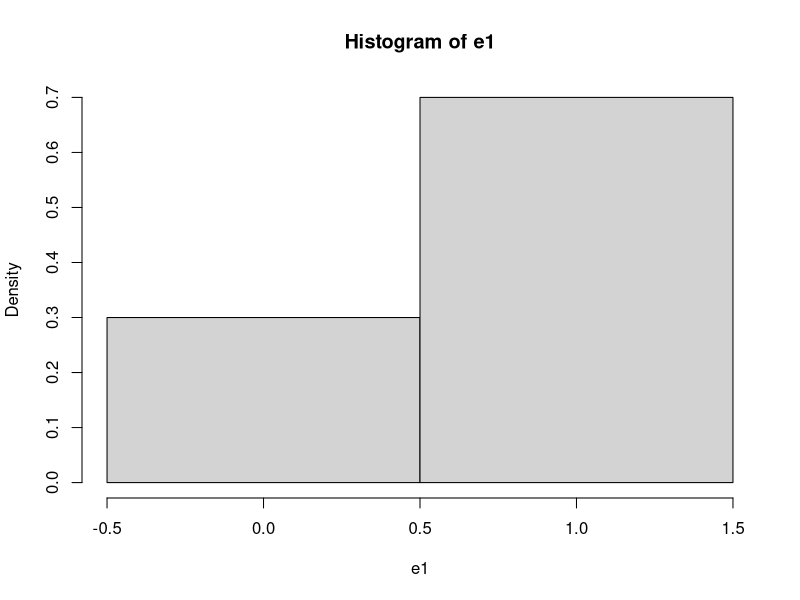
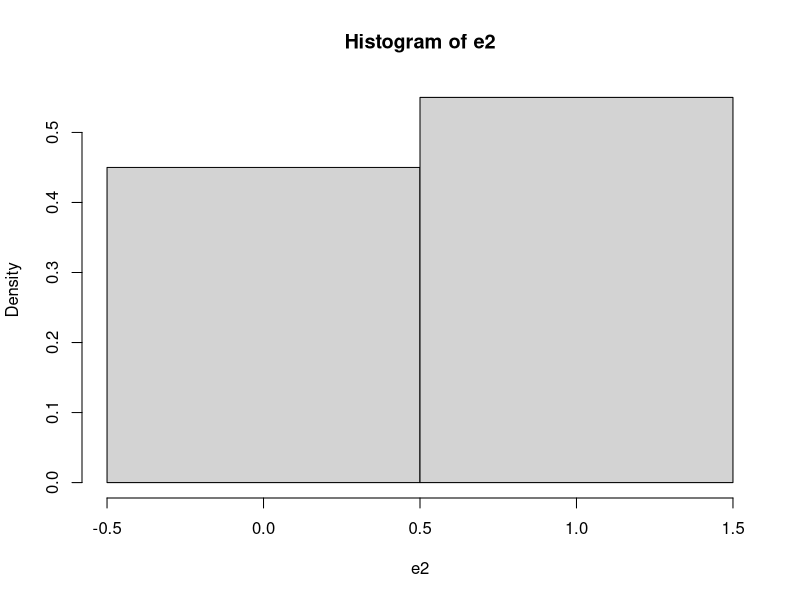
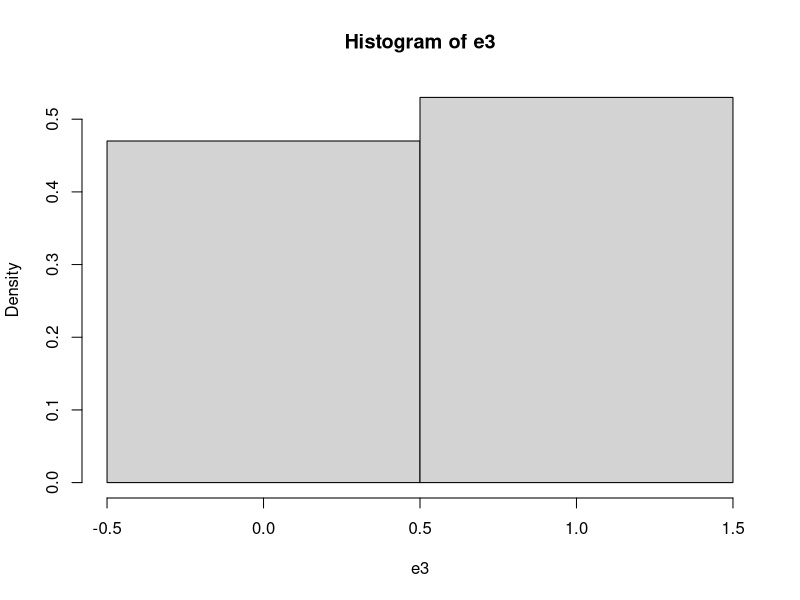
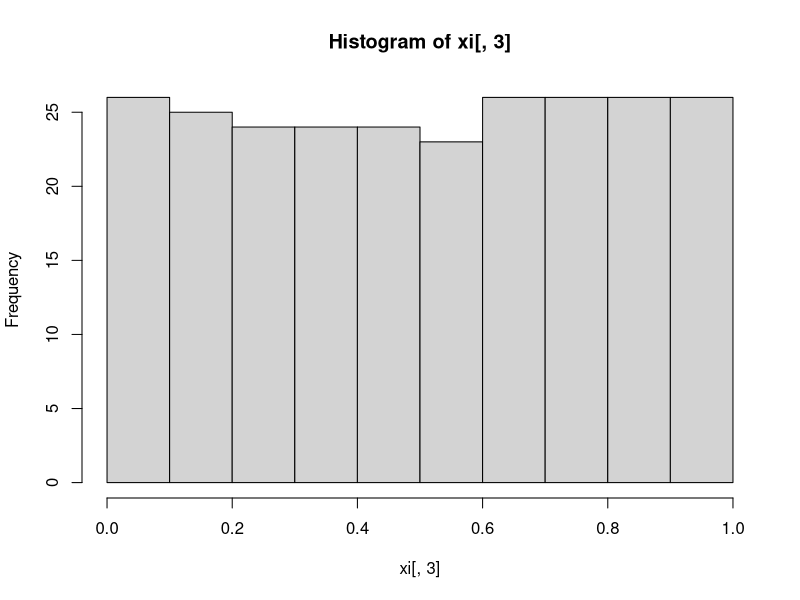
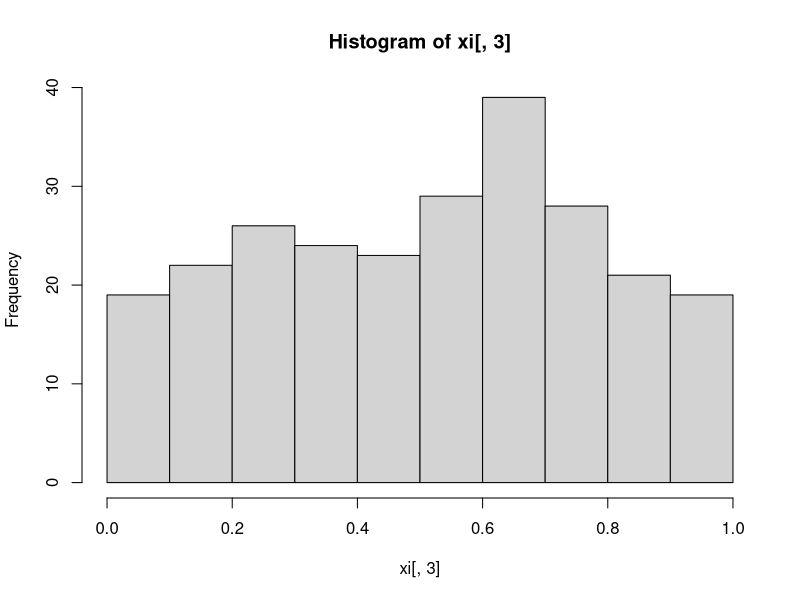
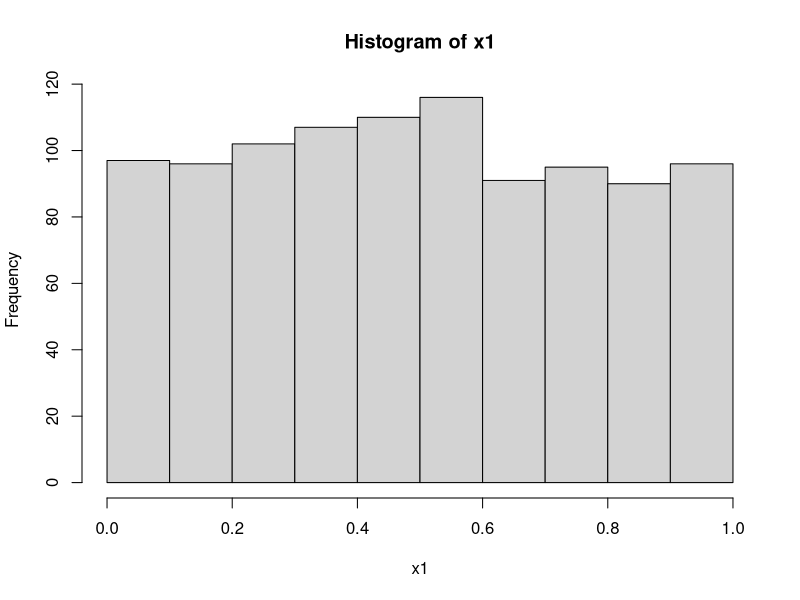

These figures' R source, in order: (Note: this script raises an error after producing the figures.)
## ---- chunk 1
#                      -=( Install & Load Package Function )=-
install_load <- function (package1, ...)  {   

   # convert arguments to vector
   packages <- c(package1, ...)

   # start loop to determine if each package is installed
   for(package in packages){

       # if package is installed locally, load
       if(package %in% rownames(installed.packages()))
          do.call('library', list(package))

       # if package is not installed locally, download, then load
       else {
          install.packages(package)
          do.call("library", list(package))
       }
   } 
}

install_load("MASS")

path <- function() gsub  ( "\\\\",  "/",  readClipboard ()  )
#Copy path, Panggil function di console
#Copy r path, paste ke var yang diinginkan
## ---- chunk 2
require("knitr")
opts_knit$set(root.dir = "C:/Users/Fathan/Documents/Obsidian Vault/2. Kuliah/Smt 6/1. Metode Simulasi dan Resampling")
## ---- chunk 3
FlipCoin <- function(n) sample(0:1, n, rep=T) 
n <- 10
e1 <- FlipCoin(n) 
e1 
## ---- chunk 4
cat("Banyaknya tail :", sum(e1==0), "dan Peluangnya :", sum(e1==0)/n,
    "\nBanyaknya head :", sum(e1==1), "dan Peluangnya :", sum(e1==1)/n)
## ---- chunk 5
hist(e1,breaks=c(-0.5, 0.5, 1.5), prob=T) 
## ---- chunk 6
#Menggunakan function sebelumnya
n <- 28 
gb <- FlipCoin(n)
gb

g = 0; b=0; B=0
for(i in 1:n){
  if(gb[i] == 1){
    g <- g+1
    b <- 0
  } else{
    b <- b+1
  }
  
  if(b==4){
    B <- B+1
    b <- 0
  }
}

cat("Banyaknya anak perempuan :", g,
    "\nBanyaknya 4 anak tanpa perempuan :", B, 
    "\nPeluangnya :", g/(g+B))
## ---- chunk 7
RollDie <- function(n) sample(1:6, n, rep=T)
n <- 50
d1 <- RollDie(n)
d1
## ---- chunk 8
cat("Banyaknya tail :", sum(d1==3), "dan Frekuensi Relatifnya :", sum(d1==3)/n)
## ---- chunk 9
n <- 100
e2 <- FlipCoin(n) 
cat("Banyaknya tail :", sum(e2==0), "dan Frekuensi Relatifnya :", sum(e2==0)/n,
    "\nBanyaknya head :", sum(e2==1), "dan Frekuensi Relatifnya :", sum(e2==1)/n)
## ---- chunk 10
hist(e2, breaks=c(-0.5, 0.5, 1.5), prob=T)
## ---- chunk 11
n <- 500
e3 <- FlipCoin(n) 
cat("Banyaknya tail :", sum(e3==0), "dan Peluangnya :", sum(e3==0)/n,
    "\nBanyaknya head :", sum(e3==1), "dan Peluangnya :", sum(e3==1)/n)
## ---- chunk 12
hist(e3, breaks=c(-0.5, 0.5, 1.5), prob=T)
## ---- chunk 13
Dice <- function(n){
  d <- RollDie(n)
  rolls <- numeric(0)
  for(i in 1:6) rolls = c(rolls, sum(d==i)/n)
return(rolls)
}

RollingDice <- data.frame(
  rolls.200 = Dice(200),
  rolls.1000 = Dice(1000)
) 
rownames(RollingDice) <- paste0("RF.", 1:6)
print(RollingDice)
## ---- chunk 14
x0 <-78 
n <- 250
a <- 1598
b <- 17
m <- 1000

xi <- matrix (NA , n, 3 )
colnames (xi) <-c( "aX(i-1)+b", "Xi", "Ui") 
for  (i in 1 :n){
  xi[i,1] <- (a * x0 + b) 
  xi[i,2] <- xi[i, 1]%%m 
  xi[i,3] <- xi[i, 2]/m 
  x0 <- xi[i,2]
}
hist(xi[,3])

cbind("i"=1:20,    "Xi"=xi[1:20,2], 
      "i"=101:120, "Xi"=xi[101:120,2], 
      "i"=201:220, "Xi"=xi[201:220,2])
## ---- chunk 15
x0 <-73 
n <- 250
a <- 17
b <- 7
m <- 1024

xi <- matrix (NA , n, 3 )
colnames (xi) <-c( "aX(i-1)+b", "Xi", "Ui") 
for  (i in 1 :n){
  xi[i,1] <- (a * x0 + b) 
  xi[i,2] <- xi[i, 1]%%m 
  xi[i,3] <- xi[i, 2]/m 
  x0 <- xi[i,2]
}
hist(xi[,3])

cbind("i"=1:20,    "Xi"=xi[1:20,2], 
      "i"=101:120, "Xi"=xi[101:120,2], 
      "i"=201:220, "Xi"=xi[201:220,2])
## ---- chunk 16
n <- 1000
x1 <- 0.9
for(i in 2:n) x1[i] <- (pi + x1[i-1])^5%%1

hist(x1)

cbind("i"=1:20,    "Xi"=xi[1:20,2], 
      "i"=101:120, "Xi"=xi[101:120,2], 
      "i"=201:220, "Xi"=xi[201:220,2])
## ---- chunk 17
install_load('readxl','dplyr','kableExtra','DT')
raw.data <- read_xlsx("Data pert 2.xlsx")
data <- raw.data
## ---- chunk 18
i <- 1000
p <- .65
X <- runif(i)
Y <- NULL
for (z in 1:i) ifelse (X[z] <= p, Y[z] <- 1, Y[z] <- 0)
(tabel <- table(Y)/length(Y))
barplot(tabel, main="Bernoulli")

i <- 1000
p <- .65
X <- runif(i)
Y <- (X <= p)+0
(tabel <- table(Y)/length(Y))
barplot(tabel, main="Bernoulli")
## ---- chunk 19
i <- 1000 
N <- 4
X <- runif(i) 
DU <- NULL
for (z in 1:i){
  if (X[z]<=1/N) DU[z]<-1
    else if (X[z]<=2/N) DU[z]<-2  
    else if (X[z]<=3/N) DU[z]<-3
  else DU[z] <- 4 
}
(tabel <- table(DU)/length(DU)) 
barplot(tabel, main="Seragam Diskret")


i <- 1000 
N <- 4
X <- runif(i)
DU <- as.numeric(cut(X, breaks=c(0, 1/N, 2/N, 3/N, 1),  
include.lowest = T))
(tabel <- table(DU)/length(DU)) 
barplot(tabel, main="Seragam Diskret")
i <- 1000  
N <- 4
X <- runif(i)
DU <- 1 +floor(N*X)
(tabel <- table(DU)/length(DU))  
barplot(tabel, main="Seragam Diskret")
## ---- chunk 20
#Binomial (5,0.65) 
i <- 1000
n <- 5  
p <- .65
Binom <- NULL  
for (z in 1:i){
  m <- 0
  for (k in 1:n){
    y <- (runif(1) <= p) +0  
    m <- m+y
  }
  Binom[z] <- m 
}
(tabel <- table(Binom)/length(Binom))  
barplot(tabel, main="Binomial")

#Binomial (3,0.5)  
i <- 1000
X <- runif(i)
Binom <- as.numeric(cut(X, breaks=c(0, 1/8, 4/8, 7/8, 1),  
include.lowest = T)) -1
(tabel <- table(Binom)/length(Binom)) 
barplot(tabel, main="Binomial")
## ---- chunk 21
set.seed(123)
geom <- rgeom(1000, prob = 0.2)

cat("Geometric Distribution (p = 0.2):\n")
head(geom)
hist(geom)
## ---- chunk 22
nbinom <- rnbinom(1000, size = 5, prob = 0.3)

cat("\nNegative Binomial Distribution (size = 5, prob = 0.3):\n")
head(nbinom)
hist(nbinom)
## ---- chunk 23
i <- 1000
lambda <- 3 
U <- runif(i)
X <- -log(U)/lambda  
hist(X)
## ---- chunk 24
#Gamma(α=5,β=3)  
i <- 1000
lambda <- 3 
alpha <- 5
U <- log(runif(i*alpha))  
Um <- matrix(U, i)
Y <- apply(Um, 1, sum) 
Gama <- -Y/lambda  
hist(Gama)
## ---- chunk 25
#chi-square(10)  
i <- 1000
lambda <- 2 
alpha <- 5
U <- log(runif(i*alpha))  
Um <- matrix(U, i)
Y <- apply(Um, 1, sum) 
chi <- -Y/lambda  
hist(chi)

#chi-square(11)  
i <- 1000
lambda <- 2 
alpha <- 5
U <- log(runif(i*alpha))  
Um <- matrix(U, i)
Y <- apply(Um, 1, sum) 
chi <- -Y/lambda
chi <- chi +(rnorm(i))^2  
hist(chi)
## ---- chunk 26
#Poisson(1) melalui ekponensial  
i <- 1000
lambda <- 1  
K <- NULL
for (z in 1:i){ 
  sk <- 0  
  k <- 0
  while (sk<=1){
    u <- runif(1)
    y <- -log(u)/lambda 
    sk <- y+sk
    k <- k+1 
  }
  K[z] <- k-1 
}
(tabel <- table(K)/length(K)) 
barplot(tabel)

#Poisson(1) melalui seragam  
i <- 1000
lambda <- 1  
K <- NULL
for (z in 1:i){ 
  k <- 0
  sk <- 1
  while(sk >= exp(-lambda)){  
    u <- runif(1)
    sk <- sk*u 
    k <- k+1
  } 
  K[z] <- k
}
(tabel <- table(K)/length(K)) 
barplot(tabel)
## ---- chunk 27
#Membangkitkan Data Gamma(5,1) 
set.seed(123)
X=rgamma(100,5,scale = 1) 
head(X)
plot(density(X))
## ---- chunk 28
set.seed(15)
k<-1000 # ulangan

n<-10 #banyak sampel
x11<-matrix(rnorm(n*k),k) #bangkitkan sampel
x11<-apply(x11,1,mean) #simpan rataan
hist(x11, main = "Sebaran Percontohan Normal 10 Sampel"); mean(x11); var(x11)
## ---- chunk 29
set.seed(15)
k<-1000 # ulangan

n<-30 #banyak sampel
x12<-matrix(rnorm(n*k),k) #bangkitkan sampel
x12<-apply(x12,1,mean) #simpan rataan
hist(x12, main = "Sebaran Percontohan Normal 30 Sampel"); mean(x12); var(x12)
## ---- chunk 30
set.seed(15)
k<-1000 # ulangan

n<-100 #banyak sampel
x13<-matrix(rnorm(n*k),k) #bangkitkan sampel
x13<-apply(x13,1,mean) #simpan rataan
hist(x13, main = "Sebaran Percontohan Normal 100 Sampel"); mean(x13); var(x13)
## ---- chunk 31
set.seed(15)
k<-1000 # ulangan

n<-10 #banyak sampel
x21<-matrix(rexp(n*k),k) #bangkitkan sampel
x21<-apply(x21,1,mean) #simpan rataan
hist(x21, main = "Sebaran Percontohan Eksponensial 10 Sampel"); mean(x21); var(x21)
## ---- chunk 32
set.seed(15)
k<-1000 # ulangan

n<-30 #banyak sampel
x22<-matrix(rexp(n*k),k) #bangkitkan sampel
x22<-apply(x22,1,mean) #simpan rataan
hist(x22, main = "Sebaran Percontohan Eksponensial 30 Sampel") ; mean(x22); var(x22)
## ---- chunk 33
set.seed(15)
k<-1000 # ulangan

n<-100 #banyak sampel
x23<-matrix(rexp(n*k),k) #bangkitkan sampel
x23<-apply(x23,1,mean) #simpan rataan
hist(x23, main = "Sebaran Percontohan Eksponensial 100 Sampel"); mean(x23); var(x23)
## ---- chunk 34
set.seed(15)
k<-1000 # ulangan

n<-10 #banyak sampel
x31<-matrix(runif(n*k),k) #bangkitkan sampel
x31<-apply(x31,1,mean) #simpan rataan
hist(x31, main = "Sebaran Percontohan Seragam 10 Sampel"); mean(x31); var(x31)
## ---- chunk 35
set.seed(15)
k<-1000 # ulangans

n<-30 #banyak sampel
x32<-matrix(runif(n*k),k) #bangkitkan sampel
x32<-apply(x32,1,mean) #simpan rataan
hist(x32, main = "Sebaran Percontohan Seragam 30 Sampel"); mean(x32); var(x32)
## ---- chunk 36
set.seed(15)
k<-1000 # ulangan

n<-100 #banyak sampel
x33<-matrix(runif(n*k),k) #bangkitkan sampel
x33<-apply(x33,1,mean) #simpan rataan
hist(x33, main = "Sebaran Percontohan Seragam 100 Sampel"); mean(x33); var(x33)
## ---- chunk 37
par(mfrow=c(3,3))
hist(x11, main = "Normal 10 Sampel",xlim = c(-2,2));hist(x12, main = "Normal 30 Sampel",xlim = c(-2,2));hist(x13, main = "Normal 100 Sampel",xlim = c(-2,2));
hist(x21, main = "Eksponensial 10 Sampel",xlim = c(0,2));hist(x22, main = "Eksponensial 30 Sampel",xlim = c(0,2));hist(x23, main = "Eksponensial 100 Sampel",xlim = c(0,2));
hist(x31, main = "Seragam 10 Sampel",xlim = c(0,1));hist(x32, main = "Seragam 30 Sampel",xlim = c(0,1));hist(x33, main = "Seragam 100 Sampel",xlim = c(0,1))
## ---- chunk 38
y1<-rnorm(1000000)
y2<-rexp(1000000)
y3<-runif(1000000)
hist(y1, main = "Populasi Terhingga Normal")

hist(y2, main = "Populasi Terhingga Eksponensial")

hist(y3, main = "Populasi Terhingga Uniform")
## ---- chunk 39
k<-1000
n<-10
z11<-matrix(sample(y1,
n*k),k)
z21<-matrix(sample(y2,
n*k),k)
z31<-matrix(sample(y3,
n*k),k)
z11<-apply(z11,1,mean)
z21<-apply(z21,1,mean)
z31<-apply(z31,1,mean)
hist(z11)

hist(z21)

hist(z31)
## ---- chunk 40
meandata10 = (c(mean(z11),mean(z21),mean(z31)))
vardata10 = (c(var(z11),var(z21),var(z31)))
normal10 = data.frame("Mean" = meandata10, "Var" = vardata10, row.names = c("Normal","Eksponensial","Seragam"))
print(normal10)
## ---- chunk 41
k<-1000
n<-30
z12<-matrix(sample(y1,n*k),k)
z22<-matrix(sample(y2,n*k),k)
z32<-matrix(sample(y3,n*k),k)
z12<-apply(z12,1,mean)
z22<-apply(z22,1,mean)
z32<-apply(z32,1,mean)
hist(z12)

hist(z22)

hist(z32)
## ---- chunk 42
meandata30 = (c(mean(z12),mean(z22),mean(z32)))
vardata30 = (c(var(z12),var(z22),var(z32)))
normal30 = data.frame("Mean" = meandata30, "Var" = vardata30, row.names = c("Normal","Eksponensial","Seragam"))
print(normal30)
## ---- chunk 43
k<-1000
n<-100
z13<-matrix(sample(y1,
n*k),k)
z23<-matrix(sample(y2,
n*k),k)
z33<-matrix(sample(y3,
n*k),k)
z13<-apply(z13,1,mean)
z23<-apply(z23,1,mean)
z33<-apply(z33,1,mean)
hist(z13)

hist(z23)

hist(z33)
## ---- chunk 44
meandata100 = (c(mean(z13),mean(z23),mean(z33)))
vardata100 = (c(var(z13),var(z23),var(z33)))
normal100 = data.frame("Mean" = meandata100, "Var" = vardata100, row.names = c("Normal","Eksponensial","Seragam"))
print(normal100)
## ---- chunk 45
par(mfrow=c(3,3))
hist(z11, main = "Normal 10 Sampel",xlim = c(-2,2));hist(z12, main = "Normal 30 Sampel",xlim = c(-2,2));hist(z13, main = "Normal 100 Sampel",xlim = c(-2,2));
hist(z21, main = "Eksponensial 10 Sampel",xlim = c(0,2));hist(z22, main = "Eksponensial 30 Sampel",xlim = c(0,2));hist(z23, main = "Eksponensial 100 Sampel",xlim = c(0,2));
hist(z31, main = "Seragam 10 Sampel",xlim = c(0,1));hist(z32, main = "Seragam 30 Sampel",xlim = c(0,1));hist(z33, main = "Seragam 100 Sampel",xlim = c(0,1))
## ---- chunk 46
y2<- -rexp(1000000)
hist(y2, main = "Populasi Terhingga Eksponensial")
## ---- chunk 47
par(mfrow=c(3,3))
hist(z11, main = "Normal 10 Sampel",xlim = c(-2,2));hist(z12, main = "Normal 30 Sampel",xlim = c(-2,2));hist(z13, main = "Normal 100 Sampel",xlim = c(-2,2));
hist(z21, main = "Eksponensial 10 Sampel",xlim = c(0,2));hist(z22, main = "Eksponensial 30 Sampel",xlim = c(0,2));hist(z23, main = "Eksponensial 100 Sampel",xlim = c(0,2));
hist(z31, main = "Seragam 10 Sampel",xlim = c(0,1));hist(z32, main = "Seragam 30 Sampel",xlim = c(0,1));hist(z33, main = "Seragam 100 Sampel",xlim = c(0,1))
